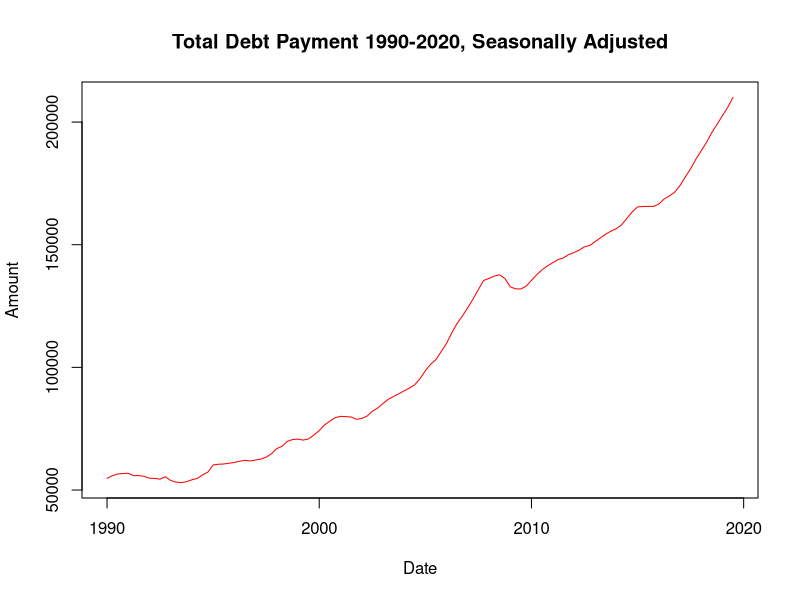
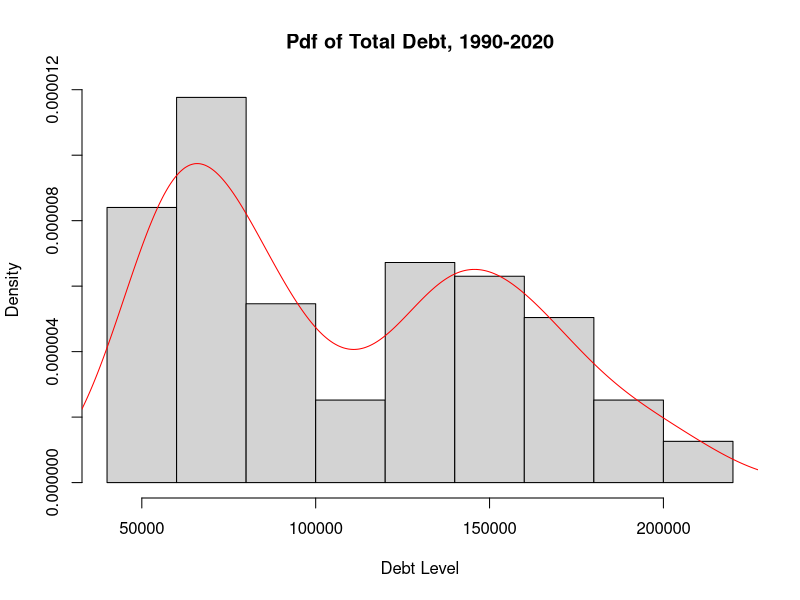
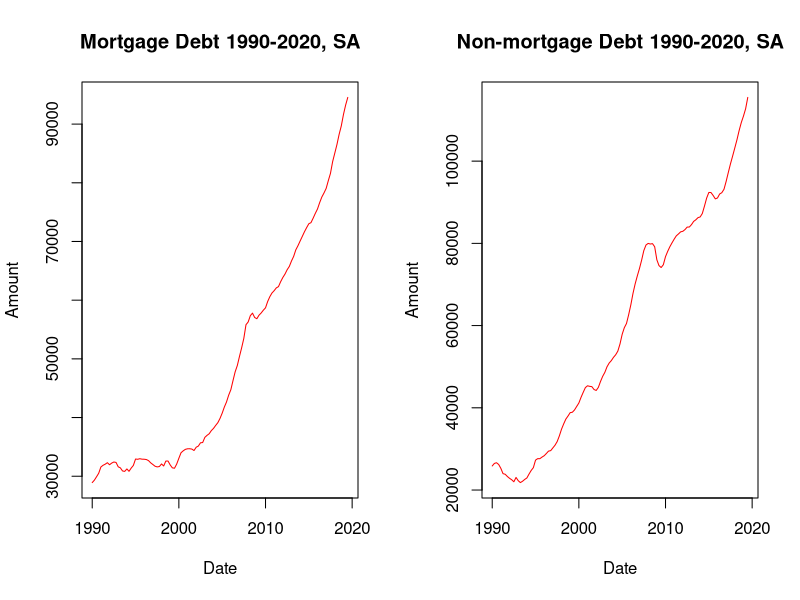
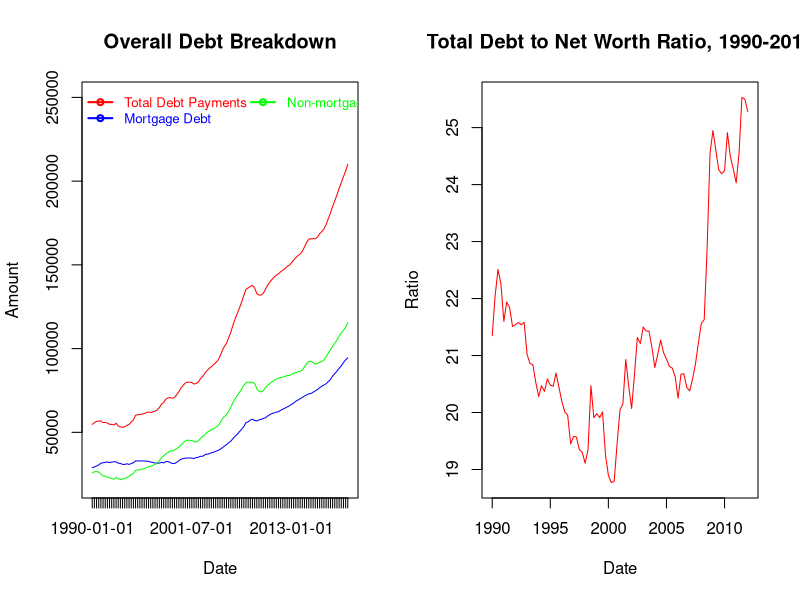
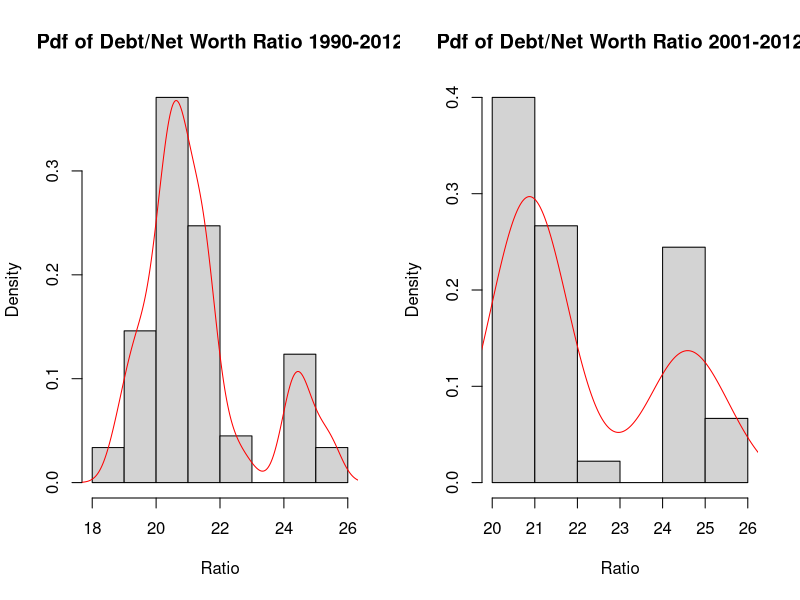
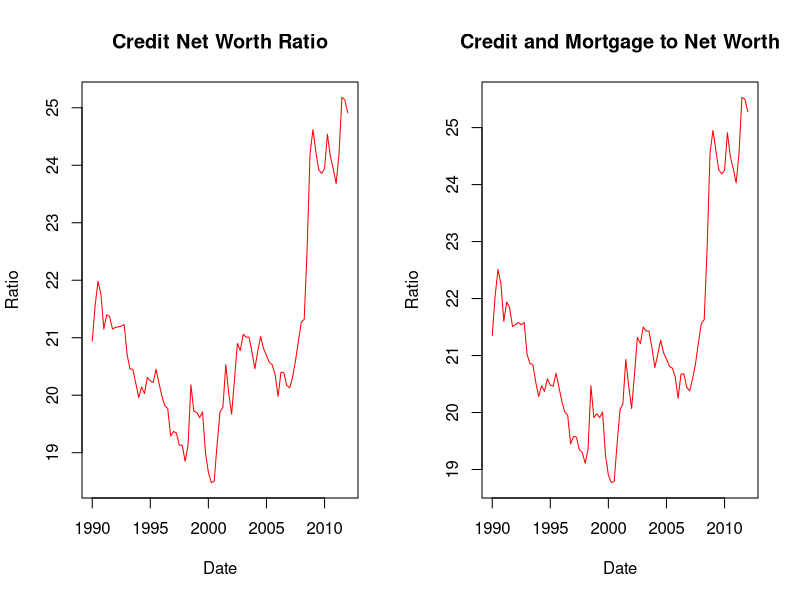
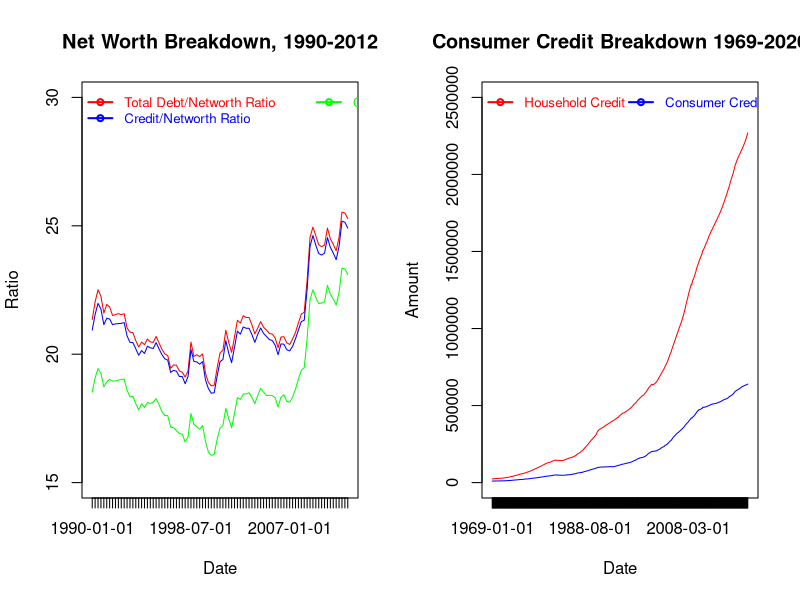
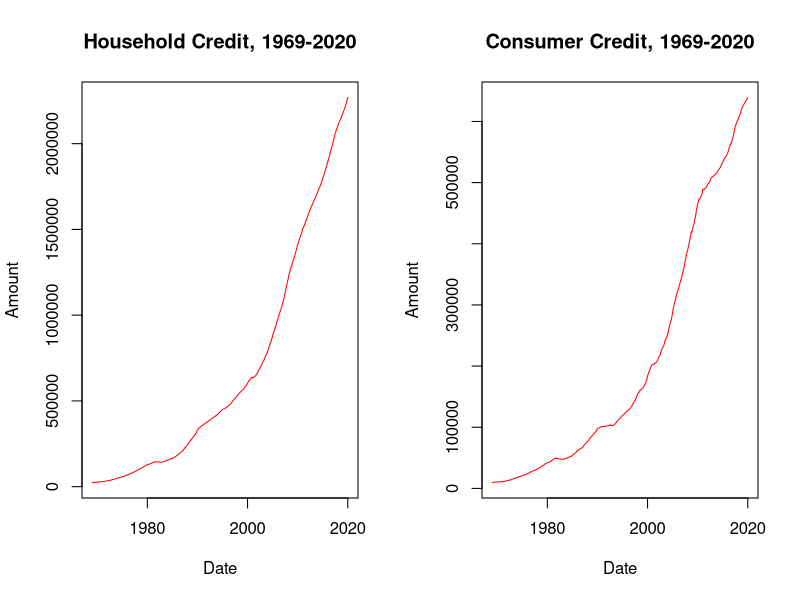

R code for these plots, in order:
## ---- chunk 1
library('rio')
library('ggplot2')
library('forecast')
library('tseries')
options(scipen = 999)
## ---- chunk 2
debt = read.csv("Debt.csv")
debt1 = within(debt, rm(GEO, DGUID, UOM, UOM_ID, SCALAR_FACTOR, SCALAR_ID, VECTOR, COORDINATE, STATUS, SYMBOL, TERMINATED, DECIMALS))
colnames(debt1) = c("Date", "Adjustment", "Estimates", "Value")
unique(debt1$Estimates)
debt1$Estimates = factor(debt1$Estimates, levels = c("Household income", "Compensation of employees", "Net mixed income", "Property income received", "Current transfers received", "Household outlays", "Property income paid", "Current transfers paid", "Household final consumption expenditure", "Disposable income", "Plus: Interest paid", "Equals: disposable income before payment of interest", "Total debt payments", "Mortgage debt payments", "Non-mortgage debt payments", "Total obligated payments of principal", "Obligated mortgage principal payments", "Obligated non-mortgage principal payments", "Total interest paid", "Mortgage interest paid", "Non-mortgage interest paid", "Of which: consumer debt", "Debt service ratio", "Mortgage debt service ratio", "Non-mortgage debt service ratio", "Debt service ratio, interest only", "Mortgage debt service ratio, interest only", "Non-mortgage debt service ratio, interest only", "Of which: consumer debt service ratio, interest only"))
debt1$Estimates[10] = "Disposable income"
debt1$Estimates[22] = "Of which: consumer debt"
debt1$Date = as.Date(paste(debt1$Date, "-01", sep = ""))
View(debt1)

#Filters to separate estimates by 'Adjustment', this will be used later on. 
adfiltera = "Seasonally adjusted at annual rates"
adfilteru = "Unadjusted"

## ---- chunk 3
financial = read.csv("Financial.csv")
financial1 = within(financial, rm(GEO, DGUID, UOM, UOM_ID, SCALAR_FACTOR, SCALAR_ID, VECTOR, COORDINATE, STATUS, SYMBOL, TERMINATED, DECIMALS))
colnames(financial1) = c("Date", "Estimates", "Value")
unique(financial1$Estimates)
financial1$Estimates = factor(financial1$Estimates, levels = c("Debt to gross domestic product (GDP)", "Debt to personal disposable income", "Credit market debt to personal disposable income", "Consumer credit and mortgage liabilities to personal disposable income", "Net worth as a percentage of personal disposable income", "Debt to total assets", "Debt to net worth", "Credit market debt to net worth", "Consumer credit and mortgage liabilities to net worth", "Total assets to net worth", "Financial assets to net worth", "Financial assets to non-financial assets", "Owner's equity as a percentage of real estate", "Real estate as a percentage of personal disposable income"))
financial1$Date = as.Date(paste(financial1$Date, "-01", sep = ""))
View(financial1)
## ---- chunk 4
Credit = read.csv("Credit.csv")
credit1 = within(Credit, rm(GEO, DGUID, UOM, UOM_ID, SCALAR_FACTOR, SCALAR_ID, VECTOR, COORDINATE, STATUS, SYMBOL, TERMINATED, DECIMALS))
credit1$Type.of.credit = factor(credit1$Type.of.credit, levels = c("Total business and household credit", "Household credit", "Residential mortgage credit", "Consumer credit", "Business credit", "Other business credit", "Short-term business credit"))
colnames(credit1) = c("Date", "Type of credit", "Adjustment", "Value")
unique(credit1$`Type of credit`)
credit1$Date = as.Date(paste(credit1$Date, "-01", sep = ""))
adcreditfiltera = "Seasonally adjusted"
#the adjustment column has differently phrased values warranting a different filter
credit1_a = credit1[credit1$Adjustment %in% adcreditfiltera,]
credit1_a = within(credit1_a, rm("Adjustment"))
View(credit1_a)
## ---- chunk 5
#Total Debt Payments of households from the Debt Service Indicators Dataset
tdfilter = "Total debt payments"
Total_debt_payments = debt1[debt1$Estimates %in% tdfilter,]
Total_debt_payments = within(Total_debt_payments, rm("Estimates"))
Total_debt_payments_a = Total_debt_payments[Total_debt_payments$Adjustment %in% adfiltera,]
Total_debt_payments_a = within(Total_debt_payments_a, rm("Adjustment"))
tdplot_a = plot(Total_debt_payments_a$Date, Total_debt_payments_a$Value, xlab = "Date", ylab = "Amount", main = "Total Debt Payment 1990-2020, Seasonally Adjusted", col = "red", type = "l")
hist(Total_debt_payments_a$Value, probability = TRUE, main = "Pdf of Total Debt, 1990-2020", xlab = "Debt Level")
lines(density(Total_debt_payments_a$Value), col = "red")
## ---- chunk 6
#Mortgage debt payments of households 
mdfilter = "Mortgage debt payments"
Mortgage_debt_payments = debt1[debt1$Estimates %in% mdfilter,]
Mortgage_debt_payments = within(Mortgage_debt_payments, rm("Estimates"))
Mortgage_debt_payments_a = Mortgage_debt_payments[Mortgage_debt_payments$Adjustment %in% adfiltera,]
Mortgage_debt_payments_a = within(Mortgage_debt_payments_a, rm("Adjustment"))


#Non-mortgage debt payments of households 
nmdfilter = "Non-mortgage debt payments"
nonmortgage_debt_payments = debt1[debt1$Estimates %in% nmdfilter,]
nonmortgage_debt_payments = within(nonmortgage_debt_payments, rm("Estimates"))
nonmortgage_debt_payments_a = nonmortgage_debt_payments[nonmortgage_debt_payments$Adjustment %in% adfiltera,]
nonmortgage_debt_payments_a = within(nonmortgage_debt_payments_a, rm("Adjustment"))


par(mfrow = c(1,2))
plot(Mortgage_debt_payments_a$Date, Mortgage_debt_payments_a$Value, xlab = "Date", ylab = "Amount", main = "Mortgage Debt 1990-2020, SA", col = "red", type = "l")
plot(nonmortgage_debt_payments_a$Date, nonmortgage_debt_payments_a$Value, xlab = "Date", ylab = "Amount", main = "Non-mortgage Debt 1990-2020, SA", col = "red", type = "l")
## ---- chunk 7
#Putting all of the attributes together, compare
colnames(Total_debt_payments_a) = c("Date", "Total Debt Payments")
colnames(Mortgage_debt_payments_a) = c("Date", "Mortgage Debt Payments")
colnames(nonmortgage_debt_payments_a) = c("Date", "Non-mortgage Debt Payments")
Debt_breakdown = merge(x = Total_debt_payments_a, y = Mortgage_debt_payments_a, by = "Date", all.y = TRUE)
Debt_breakdown = merge(x = Debt_breakdown, y = nonmortgage_debt_payments_a, by = "Date", all.y = TRUE)
plot(Debt_breakdown$`Total Debt Payments`, type = "l", ylim = c(20000, 250000), col = "red", xlab = "Date", ylab = "Amount", main = "Overall Debt Breakdown", xaxt = "n")
axis(1, at=1:length(Debt_breakdown$Date), labels = Debt_breakdown$Date)
lines(Debt_breakdown$`Mortgage Debt Payments`, col = "blue", type = "l")
lines(Debt_breakdown$`Non-mortgage Debt Payments`, col = "green", type = "l")
legend("topleft", legend = c("Total Debt Payments", "Mortgage Debt", "Non-mortgage Debt"), lty = 1, lwd = 2, pch = 21, col = c("red", "blue", "green"), ncol = 2, bty = "n", cex = 0.8, text.col = c("red", "blue", "green"), inset = 0.01)
summary(Debt_breakdown)
## ---- chunk 8
#Total debt to net worth ratio 
dnwfilter = "Debt to net worth"
debt_networth_ratio = financial1[financial1$Estimates %in% dnwfilter,]
debt_networth_ratio = within(debt_networth_ratio, rm("Estimates"))
colnames(debt_networth_ratio) = c("Date", "Total Debt/Networth Ratio")
plot(debt_networth_ratio$Date, debt_networth_ratio$`Total Debt/Networth Ratio`, xlab = "Date", ylab = "Ratio", main = "Total Debt to Net Worth Ratio, 1990-2012", type = "l", col = "red")
hist(debt_networth_ratio$`Total Debt/Networth Ratio`, probability = TRUE, main = "Pdf of Debt/Net Worth Ratio 1990-2012", xlab = "Ratio")
lines(density(debt_networth_ratio$`Total Debt/Networth Ratio`), col = "red")
## ---- chunk 9
nwr_2001_2012 = debt_networth_ratio[debt_networth_ratio$Date >= "2001-01-01" & debt_networth_ratio$Date <= "2012-01-01",]
hist(nwr_2001_2012$`Total Debt/Networth Ratio`, probability = TRUE, main = "Pdf of Debt/Net Worth Ratio 2001-2012", xlab = "Ratio")
lines(density(nwr_2001_2012$`Total Debt/Networth Ratio`), col = "red")
## ---- chunk 10
#credit debt to net worth ratio 
cdnwfilter = "Credit market debt to net worth"
credit_networth_ratio = financial1[financial1$Estimates %in% cdnwfilter,]
credit_networth_ratio = within(credit_networth_ratio, rm("Estimates"))
colnames(credit_networth_ratio) = c("Date", "Credit/Networth Ratio")

#credit and mortgage debt to net worth ratio 
cmnwfilter = "Consumer credit and mortgage liabilities to net worth"
creditm_networth_ratio = financial1[financial1$Estimates %in% cmnwfilter,]
creditm_networth_ratio = within(creditm_networth_ratio, rm("Estimates"))
colnames(creditm_networth_ratio) = c("Date", "Credit/mortgage to Net worth")

par(mfrow = c(1,2))
plot(credit_networth_ratio$Date, credit_networth_ratio$`Credit/Networth Ratio`, xlab = "Date", ylab = "Ratio", main = "Credit Net Worth Ratio", type = "l", col = "red")
plot(debt_networth_ratio$Date, debt_networth_ratio$`Total Debt/Networth Ratio`, xlab = "Date", ylab = "Ratio", main = "Credit and Mortgage to Net Worth", type = "l", col = "red")
## ---- chunk 11
#Putting all of the attributes together, compare
Networth_breakdown = merge(x = debt_networth_ratio, y = credit_networth_ratio, by = "Date", all.y = TRUE)
Networth_breakdown = merge(x = Networth_breakdown, y = creditm_networth_ratio, by = "Date", all.y = TRUE)

plot(Networth_breakdown$`Total Debt/Networth Ratio`, type = "l", ylim = c(15, 30), col = "red", xlab = "Date", ylab = "Ratio", main = "Net Worth Breakdown, 1990-2012", xaxt = "n")
axis(1, at=1:89, labels = Networth_breakdown$Date)
lines(Networth_breakdown$`Credit/Networth Ratio`, col = "blue", type = "l")
lines(Networth_breakdown$`Credit/mortgage to Net worth`, col = "green", type = "l")
legend("topleft", legend = c("Total Debt/Networth Ratio", "Credit/Networth Ratio", "Credit+Mortgage/Networth Ratio"), lty = 1, lwd = 2, pch = 21, col = c("red", "blue", "green"), ncol = 2, bty = "n", cex = 0.8, text.col = c("red", "blue", "green"), inset = 0.01)
## ---- chunk 12
unique(credit1_a$`Type of credit`)
## ---- chunk 13
#Household credit
hcfilter = "Household credit"
household_credit = credit1_a[credit1_a$`Type of credit` %in% hcfilter,]
household_credit = within(household_credit, rm("Type of credit"))
colnames(household_credit) = c("Date", "Household Credit")
summary(household_credit$`Household Credit`)

#Consumer credit
ccfilter = "Consumer credit"
consumer_credit = credit1_a[credit1_a$`Type of credit` %in% ccfilter,]
consumer_credit = within(consumer_credit, rm("Type of credit"))
colnames(consumer_credit) = c("Date", "Consumer Credit")
summary(consumer_credit$`Consumer Credit`)

#Overall Credit debt 
Credit_breakdown = merge(x = household_credit, y = consumer_credit, by = "Date", all.y = TRUE)
plot(Credit_breakdown$`Household Credit`, type = "l", ylim = c(0,2500000), col = "red", xlab = "Date", ylab = "Amount", main = "Consumer Credit Breakdown 1969-2020", xaxt = "n")
axis(1, at=1:613, labels = Credit_breakdown$Date)
lines(Credit_breakdown$`Consumer Credit`, col = "blue", type = "l")
legend("topleft", legend = c("Household Credit", "Consumer Credit"), lty = 1, lwd = 2, pch = 21, col = c("red", "blue"), ncol = 2, bty = "n", cex = 0.8, text.col = c("red", "blue"), inset = 0.01)
summary(Credit_breakdown)

par(mfrow = c(1,2))
plot(household_credit$Date, household_credit$`Household Credit`, type = "l", col = "red", xlab = "Date", ylab = "Amount", main = "Household Credit, 1969-2020")
plot(consumer_credit$Date, consumer_credit$`Consumer Credit`, type = "l", col = "red", xlab = "Date", ylab = "Amount", main = "Consumer Credit, 1969-2020")
## ---- chunk 14
cc_2000_2010 = consumer_credit[consumer_credit$Date >= "2000-01-01" & consumer_credit$Date <= "2010-01-01",]
cc_2000_2010_ts = ts(cc_2000_2010[,c('Consumer Credit')])
cc_2008_2010 = consumer_credit[consumer_credit$Date >= "2008-01-01" & consumer_credit$Date <= "2010-12-01",]
cc_2008_2010_ts = ts(cc_2008_2010[,c('Consumer Credit')])

par(mfrow = c(1,2))
plot(cc_2000_2010, main = "Credit Debt 2000-2010")
plot(cc_2008_2010, main = "Credit Debt 2008-2010")
## ---- chunk 15
credit_ts = ts(consumer_credit[,c('Consumer Credit')])
## ---- chunk 16
sum(is.na(consumer_credit))
## ---- chunk 17
plot(consumer_credit$Date, consumer_credit$`Consumer Credit`, main = "Uncleaned data", xlab = "Date", ylab = "Credit Amount")
abline(lm(consumer_credit$`Consumer Credit`~ consumer_credit$Date), col = "blue", lwd = 3, lty= 2)
## ---- chunk 18
consumer_credit$clean_count = tsclean(credit_ts)
## ---- chunk 19
plot(consumer_credit$Date, consumer_credit$clean_count, main = "Cleaned Data", xlab = "Date", ylab = "Credit Amount")
abline(lm(consumer_credit$clean_count ~ consumer_credit$Date), col = "blue", lwd = 3, lty= 2)
## ---- chunk 20
consumer_credit$cnt_ma = ma(consumer_credit$clean_count, order = 1)
consumer_credit$cnt_ma12 = ma(consumer_credit$clean_count, order = 12)
ggplot() +
  geom_line(data = consumer_credit, aes(x = Date, y = clean_count, colour = "Counts")) +
  geom_line(data = consumer_credit, aes(x = Date, y = cnt_ma, colour = "Monthly MA")) +
  geom_line(data = consumer_credit, aes(x = Date, y = cnt_ma12, colour = "Yearly MA")) +
  ylab('Credit Amount')
## ---- chunk 21
count_ma = ts(na.omit(consumer_credit$cnt_ma), frequency = 12)
decomp_clean = stl(count_ma, s.window = "periodic")
deseasonal_cnt = seasadj(decomp_clean)
plot(decomp_clean)
## ---- chunk 22
cc_2000_2010$clean_count = tsclean(cc_2000_2010_ts)
cc_2000_2010$cnt_ma = ma(cc_2000_2010$clean_count, order = 1)
cc_2000_2010_ma = ts(na.omit(cc_2000_2010$cnt_ma), frequency = 12)
decomp_2000_2010 = stl(cc_2000_2010_ma, s.window = "periodic")
plot(decomp_2000_2010)
## ---- chunk 23
cc_2008_2010$clean_count = tsclean(cc_2008_2010_ts)
cc_2008_2010$cnt_ma = ma(cc_2008_2010$clean_count, order = 1)
cc_2008_2010_ma = ts(na.omit(cc_2008_2010$cnt_ma), frequency = 12)
decomp_2008_2010 = stl(cc_2008_2010_ma, s.window = "periodic")
plot(decomp_2008_2010)
## ---- chunk 24
adf.test(count_ma, alternative = "stationary")
## ---- chunk 25
acf(count_ma, main = '', lag.max = 60)
pacf(count_ma, main = '')
## ---- chunk 26
count_d1 = diff(deseasonal_cnt, differences = 2)
plot(count_d1)
adf.test(count_d1, alternative = "stationary")
## ---- chunk 27
Acf(count_d1, main = 'ACF for differenced series')
Pacf(count_d1, main = 'PACF for differenced series')
## ---- chunk 28
auto.arima(deseasonal_cnt, seasonal = FALSE)
## ---- chunk 29
arima1 = auto.arima(deseasonal_cnt, seasonal = FALSE)
tsdisplay(residuals(arima1), lag.max = 45, main = '(2,2,3) Model Residuals')
accuracy(arima1)
## ---- chunk 30
arima2 = arima(deseasonal_cnt, order = c(2,2,8)) #lag order of 8 shows significant MAPE difference over 6
arima2
accuracy(arima2)
tsdisplay(residuals(arima2), lag.max = 45, main = 'Seasonal Model Residuals')
## ---- chunk 31
arima_fcast = forecast(arima2, h = 120)
plot(arima_fcast)
## ---- chunk 32
credit_test = window(ts(deseasonal_cnt), start = 491)
n_test = length(credit_test)

arima_train = arima(ts(deseasonal_cnt[-c(491:613)]), order = c(2,2,8))
fcast_train = forecast(arima_train, h = n_test)
plot(fcast_train, main = '')
accuracy(object = fcast_train, x = credit_test)
## ---- chunk 33
arima_seasonal = auto.arima(ts(deseasonal_cnt[-c(491:613)]), seasonal = TRUE, D = 1, allowdrift = TRUE, allowmean = TRUE)
seasonal_fcast = forecast(arima_seasonal, h = length(n_test))
plot(seasonal_fcast)
accuracy(object = seasonal_fcast, x = credit_test)
## ---- chunk 34
arima_seasonal_test = Arima(credit_test, model = arima_seasonal, D = 1, allowdrift = TRUE, allowmean = TRUE)
accuracy(arima_seasonal_test)
## ---- chunk 35
final_arima = Arima(consumer_credit$clean_count, model = arima_seasonal, D = 1, allowdrift = TRUE, allowmean = TRUE)
forecast_final = forecast(final_arima, h = 120) #forecasting 10 years into the future
plot(forecast_final)
summary(forecast_final)
## ---- chunk 36
forecast_final$mean #monthly results from the forecast
## ---- chunk 37
old_clean_data = consumer_credit
old_clean_data = within(old_clean_data, rm('Consumer Credit', cnt_ma, cnt_ma12))
colnames(old_clean_data) = c("Date", "Value")
old_clean_data$Value = as.numeric(old_clean_data$Value)
new_dates = seq(as.Date('2020-02-01'),as.Date('2030-01-01'),by = 'month')
Results = data.frame(new_dates)
Results$Value = forecast_final$mean
colnames(Results) = c("Date", "Value")
Results$Value = as.numeric(Results$Value)
final_data = rbind(old_clean_data, Results)
summary(final_data$Value)
View(final_data)
## ---- chunk 38
ggplot() +
  geom_line(data = final_data, aes(x = Date, y = Value)) +
  ylab('Credit Amount')
## ---- chunk 39
last_decade = final_data[final_data$Date >= "2010-01-01" & final_data$Date <= "2020-01-01",]
par(mfrow = c(1,2))
plot(last_decade, main = "Actual Growth 2010-2020")
plot(Results, main = "Predicted Growth 2020-2030")
## ---- chunk 40
a= Results$Value[120] #end of the predicition period, 2030-01-01
b= last_decade$Value[121] #most recent measure of aggregate consumer debt in canada, 2020-01-01
a
b
a/b
